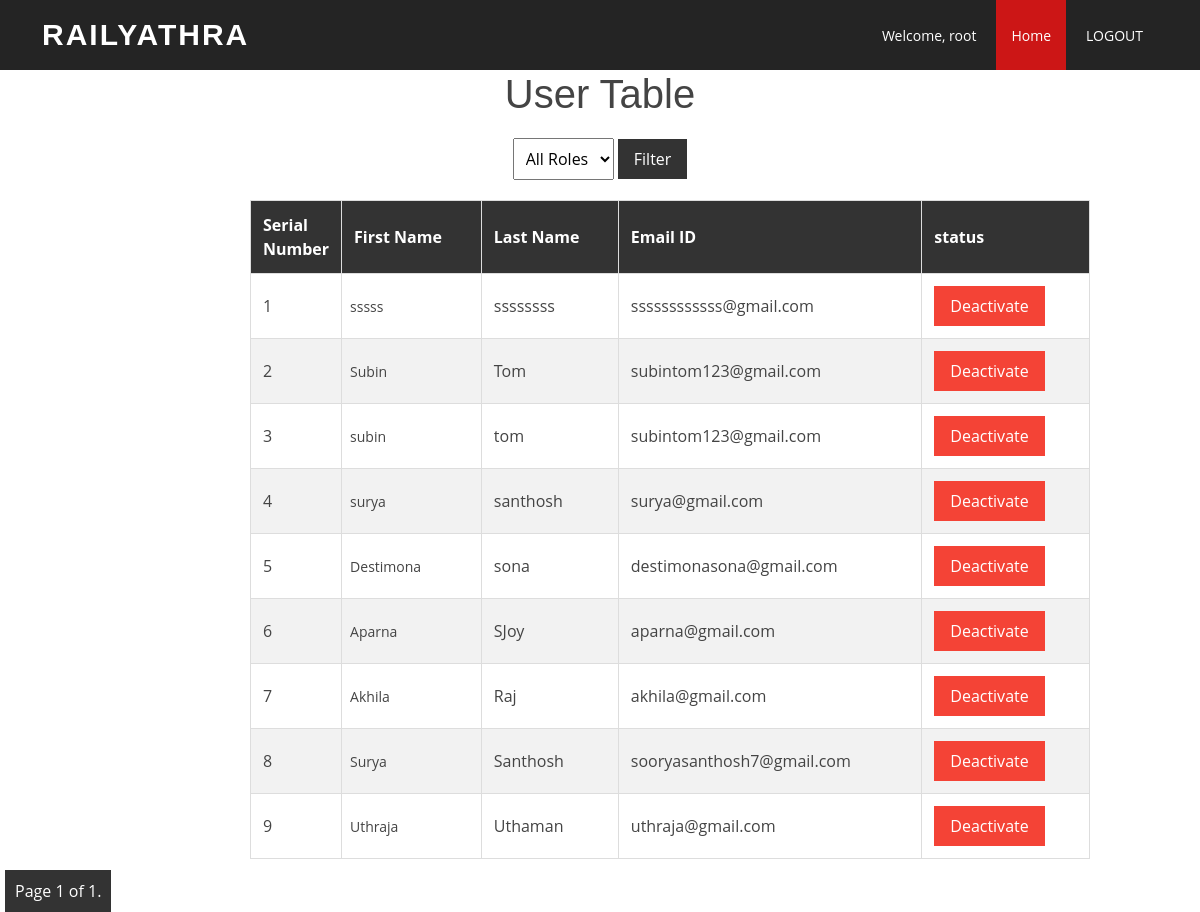
/userview/ (signed in), run on the app's committed database.
### trainticket/myApp/models.py (models this page shows)
class User(AbstractUser):
    class Role(models.TextChoices):
        ADMIN="ADMIN",'ADMIN'
        USER="USER",'User'
    role = models.CharField(max_length=50,choices=Role.choices)

### trainticket/myApp/views.py (the view)
# urls.py: path('userview/',views.userview,name='userview'),
def userview(request):
    role_filter = request.GET.get('role')
    users = User.objects.filter(~Q(is_superuser=True))  # Exclude superusers by default
    if role_filter:
        users = users.filter(role=role_filter)
    page = request.GET.get('page', 1)
    paginator = Paginator(users, 10)  # Change 10 to the number of users per page you want
    try:
        users = paginator.page(page)
    except PageNotAnInteger:
        users = paginator.page(1)
    except EmptyPage:
        users = paginator.page(paginator.num_pages)
    context = {'User_profiles': users, 'role_filter': role_filter}
    return render(request, 'userview.html', context)

### trainticket/templates/userview.html (shortened to what this page needs)
{% load static %}
<!DOCTYPE html>
<html lang="en">
<head>
  <link href="{% static '/vendor/aos/aos.css' %}" rel="stylesheet">
  <link href="{% static '/vendor/bootstrap/css/bootstrap.min.css' %}" rel="stylesheet">
  <link href="{% static '/vendor/bootstrap-icons/bootstrap-icons.css' %}" rel="stylesheet">
  <link href="{% static '/vendor/boxicons/css/boxicons.min.css' %}" rel="stylesheet">
  <link href="{% static '/vendor/glightbox/css/glightbox.min.css' %}" rel="stylesheet">
  <link href="{% static '/vendor/swiper/swiper-bundle.min.css' %}" rel="stylesheet">
  <link href="{% static '/css/style.css' %}" rel="stylesheet">
  <link href="{% static '/css/style.css' %}" rel="stylesheet">
</head>
<body>
  <header id="header" class="d-flex align-items-center">
    <div class="container d-flex align-items-center justify-content-between">
      <h1 class="logo"><a href="index.html">RAILYATHRA</a></h1>
      <nav id="navbar" class="navbar">
        <ul>
            {% if user.is_authenticated %}
             <li class="nav-item">
                <a class="nav-link"> Welcome, {{ user.username }}</a>
             </li>
            {%endif%}
          <li><a class="nav-link scrollto active" href="{% url 'dashboard' %}">Home</a></li>
          <li><a class="nav-link scrollto" href="{% url 'handlelogout' %}"  id= "logout-link" class="btn btn-primary">LOGOUT</a></li>
        </ul>
      </nav>
    </div>
  </header>
<div><center>
    <h1>User Table</h1></center>
    <form action="{% url 'userview' %}" method="GET">
    <div class="filter-container">
        <select id="roleFilter" name="role">
            <option value="">All Roles</option>
        </select>
        <button id="filterButton" type="submit">Filter</button>
    </form>
    </div>
    <table>
        <tr>
            <th>Serial Number</th>
            <th>First Name</th>
            <th>Last Name</th>
            <th>Email ID</th>
            <th>status</th>
        </tr>
        <tbody>
            {% for Users in User_profiles %}
                {% if not Users.is_superuser %}
                    <tr>
                        <td class="serial-number">{{ forloop.counter }}</td>
                        <td>{{ Users.first_name }}</td>
                        <td>{{ Users.last_name }}</td>
                        <td>{{ Users.email }}</td>
                        <td>{% if Users.is_active %}
                            <form method="post" action="{% url 'deactivate_user' Users.id %}">
                                <button type="submit" class="deactivate-button">Deactivate</button>
                            </form>
                        {% else %}
                            <form method="post" action="{% url 'activate_user' Users.id %}">
                                {% csrf_token %}
                                <button type="submit" class="activate-button">Activate</button>
                            </form>
                        {% endif %}
                        </td>
                    </tr>
                {% endif %}
            {% endfor %}
        </tbody>
    </table>
<div class="pagination">
    <span class="step-links">
        <span class="current">
            Page {{ User_profiles.number }} of {{ User_profiles.paginator.num_pages }}.
        </span>
    </span>
</div>

### trainticket/static/css/style.css (style rules this page uses)
body { font-family: "Open Sans", sans-serif; color: #444444; }
a { color: #cc1616; text-decoration: none; }
h1, h2, h3, h4, h5, h6 { font-family: "Raleway", sans-serif; }
#header { background: rgba(25, 25, 25, 0.95); transition: all 0.5s; z-index: 997; height: 70px; }
#header .logo { font-size: 30px; margin: 0; padding: 0; line-height: 1; font-weight: 700; letter-spacing: 2px; text-transform: uppercase; }
#header .logo a { color: #fff; }
.navbar { padding: 0; }
.navbar ul { margin: 0; padding: 0; display: flex; list-style: none; align-items: center; }
.navbar li { position: relative; }
.navbar>ul>li { margin-left: 5px; }
.navbar a, .navbar a:focus { display: flex; align-items: center; justify-content: space-between; padding: 25px 15px 24px 15px; font-size: 14px; color: #fff; white-space: nowrap; transition: 0.3s; }
.navbar a:hover, .navbar .active, .navbar .active:focus, .navbar li:hover>a { background: #cc1616; }

### trainticket/templates/userview.html (style rules this page uses)
table { width: 70%; border-collapse: collapse; margin-left: 250px; }
th, td { border: 1px solid #ddd; padding: 12px; text-align: left; }
th { background-color: #333; color: #fff; }
tr:nth-child(even) { background-color: #f2f2f2; }
td:nth-child(2) { padding: 8px; font-size: 14px; }
.filter-container { text-align: center; margin: 20px 0; }
select { padding: 8px; }
button { padding: 8px 16px; background-color: #333; color: #fff; border: none; cursor: pointer; }
.deactivate-button { background-color: #f44336; }
.serial-number { width: 50px; }
.pagination { text-align: center; margin-top: 20px; }
.pagination .step-links { display: inline-block; }
.pagination .step-links .current { padding: 10px; margin: 0 5px; text-decoration: none; background-color: #333; color: #fff; }

### data on the page
User: username "root"
User: first_name "sssss", last_name "ssssssss", email "ssssssssssss@gmail.com", is_active "Deactivate"
User: first_name "Subin", last_name "Tom", email "subintom123@gmail.com", is_active "Deactivate"
User: first_name "subin", last_name "tom", email "subintom123@gmail.com", is_active "Deactivate"
User: first_name "surya", last_name "santhosh", email "surya@gmail.com", is_active "Deactivate"
User: first_name "Destimona", last_name "sona", email "destimonasona@gmail.com", is_active "Deactivate"
User: first_name "Aparna", last_name "SJoy", email "aparna@gmail.com", is_active "Deactivate"
User: first_name "Akhila", last_name "Raj", email "akhila@gmail.com", is_active "Deactivate"
User: first_name "Surya", last_name "Santhosh", email "sooryasanthosh7@gmail.com", is_active "Deactivate"
User: first_name "Uthraja", last_name "Uthaman", email "uthraja@gmail.com", is_active "Deactivate"

### other printed values
{{ User_profiles.number }} "1"
{{ User_profiles.paginator.num_pages }} "1"
